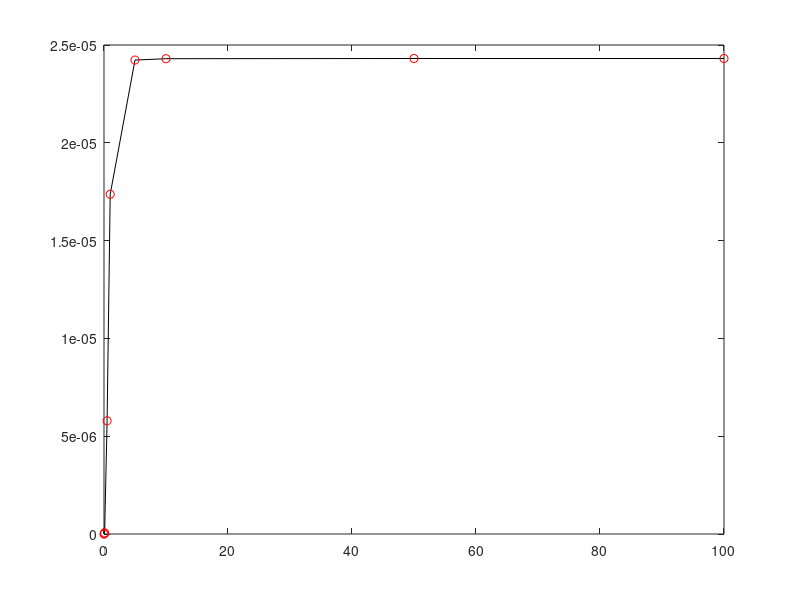
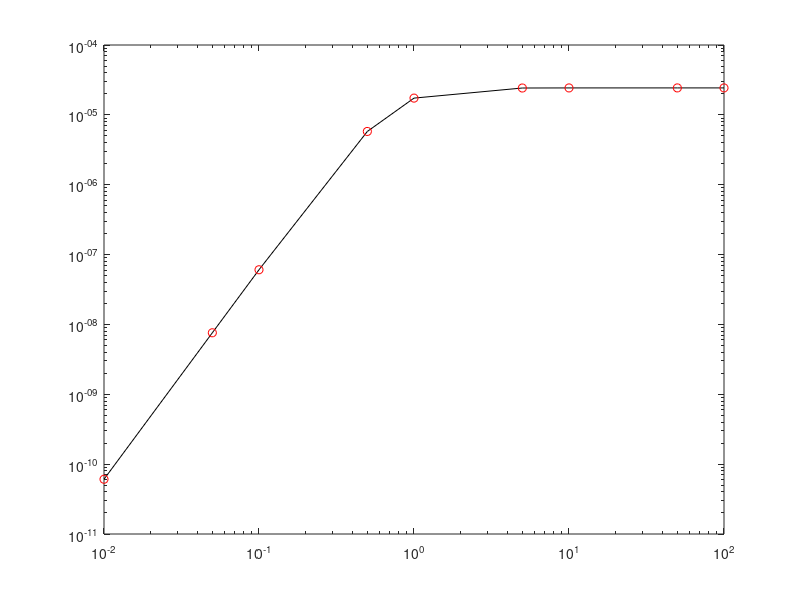

Reproduce these figures in MATLAB, in order.
%I understand and have adhered to all the tenets of the Duke
%Community Standard in the creation of this code.
%Signed: km423

clear; format short e

ConS = [0.01, 0.05, 0.1, 0.5, 1, 5, 10, 50, 100];
ConS = ConS(:);
Vo = [6.078e-11, 7.595e-9, 6.063e-8, 5.788e-6, 1.737e-5, 2.423e-5, 2.430e-5, 2.431e-5, 2.431e-5];
Vo = Vo(:);


yeqn = @(coefs, ConS) coefs(1)*(ConS.^3) .* (1./(coefs(2)+(ConS.^3)));
InitGuess = [2.431e-5 1];

fSSR = @(coefs, ConS, Vo) sum((Vo-yeqn(coefs,ConS)).^2);
[MyCoefs, Sr] = fminsearch(@(MyCoefsDummy) fSSR(MyCoefsDummy, ConS, Vo), InitGuess)

Xvals = linspace(0.01,100,100)

figure(1);clf
plot(ConS, Vo, 'k-', ConS, Vo, 'ro')
print -depsc Chapra1514

figure(2);clf
loglog(ConS, Vo, 'k-', ConS, Vo, 'ro')
print -depsc Chapra1514log